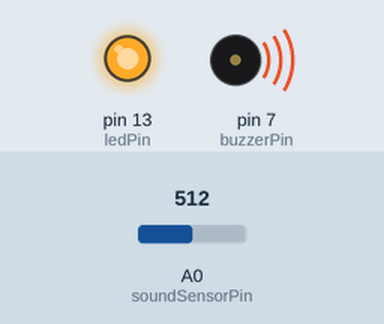
A sketch run on a simulated Arduino Uno, built with avr-gcc and run on an emulated ATmega328P. Parts: output pins drawn as LEDs (lit = HIGH), buzzer (waves = sounding, pin HIGH). The test bench sets the inputs (shaded band); at power-on: A0 (soundSensorPin) = 512.

Above: at 1.3 s.
1.4 s: A0 (soundSensorPin) set to 210
2.9 s: A0 (soundSensorPin) set to 184
At 3.7 s:
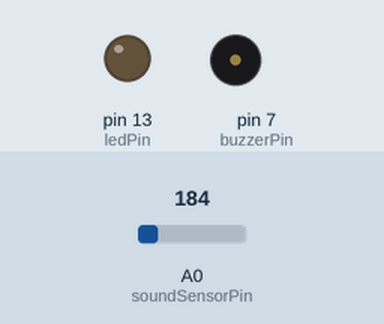
4.5 s: A0 (soundSensorPin) set to 306
At 4.8 s:
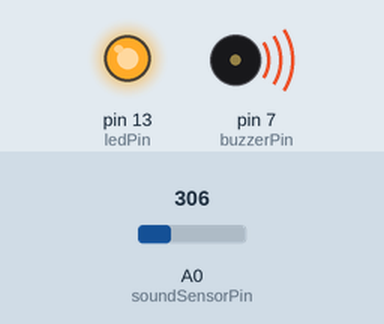
6.0 s: A0 (soundSensorPin) set to 190
At 7.2 s:
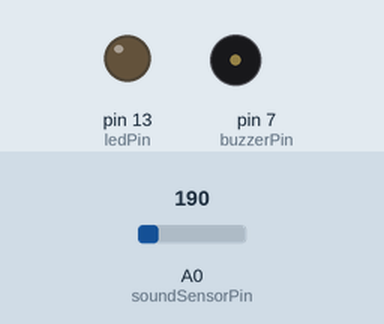
Timing chart, 0 to 8.5 s (numbered marks = the images above; inputs shaded):
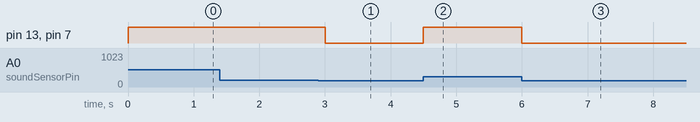

Measured:
- the behaviour switches between 201 and 200 on A0 (soundSensorPin) (found by bisection; images 0 and 1)
- after the input at 1.4 s, every drawn part: stays the same
- after the input at 2.9 s, pin 13 (ledPin), pin 7 (buzzerPin): HIGH → LOW after 0.10 s
- after the input at 4.5 s, pin 13 (ledPin), pin 7 (buzzerPin): LOW → HIGH at once
- after the input at 6.0 s, pin 13 (ledPin), pin 7 (buzzerPin): HIGH → LOW at once

The sketch:

sensor_suara.ino
```cpp
int soundSensorPin = A0; //pin analog output sensor suara
int ledPin = 13; //pin LED
int buzzerPin = 7; // Pin buzzer

void setup() {
  pinMode(soundSensorPin, INPUT); //atur pin sensor suara sebagai input
  pinMode(ledPin, OUTPUT); //atur pin LED sebagai output
  pinMode(buzzerPin, OUTPUT); // Mendeklarasikan buzzer sebagai output
}

void loop() {
  int soundValue = analogRead(soundSensorPin); //baca nilai output sensor suara
  if (soundValue > 200) { //jika nilai output di atas 200
    digitalWrite(ledPin, HIGH); //hidupkan LED
    digitalWrite(buzzerPin, HIGH); // Mengaktifkan buzzer
    delay(500); // Durasi bunyi buzzer
  } else { //jika nilai output di bawah 500
    digitalWrite(ledPin, LOW); //matikan LED
    digitalWrite(buzzerPin, LOW); // Mematikan buzzer
  }
}
```
